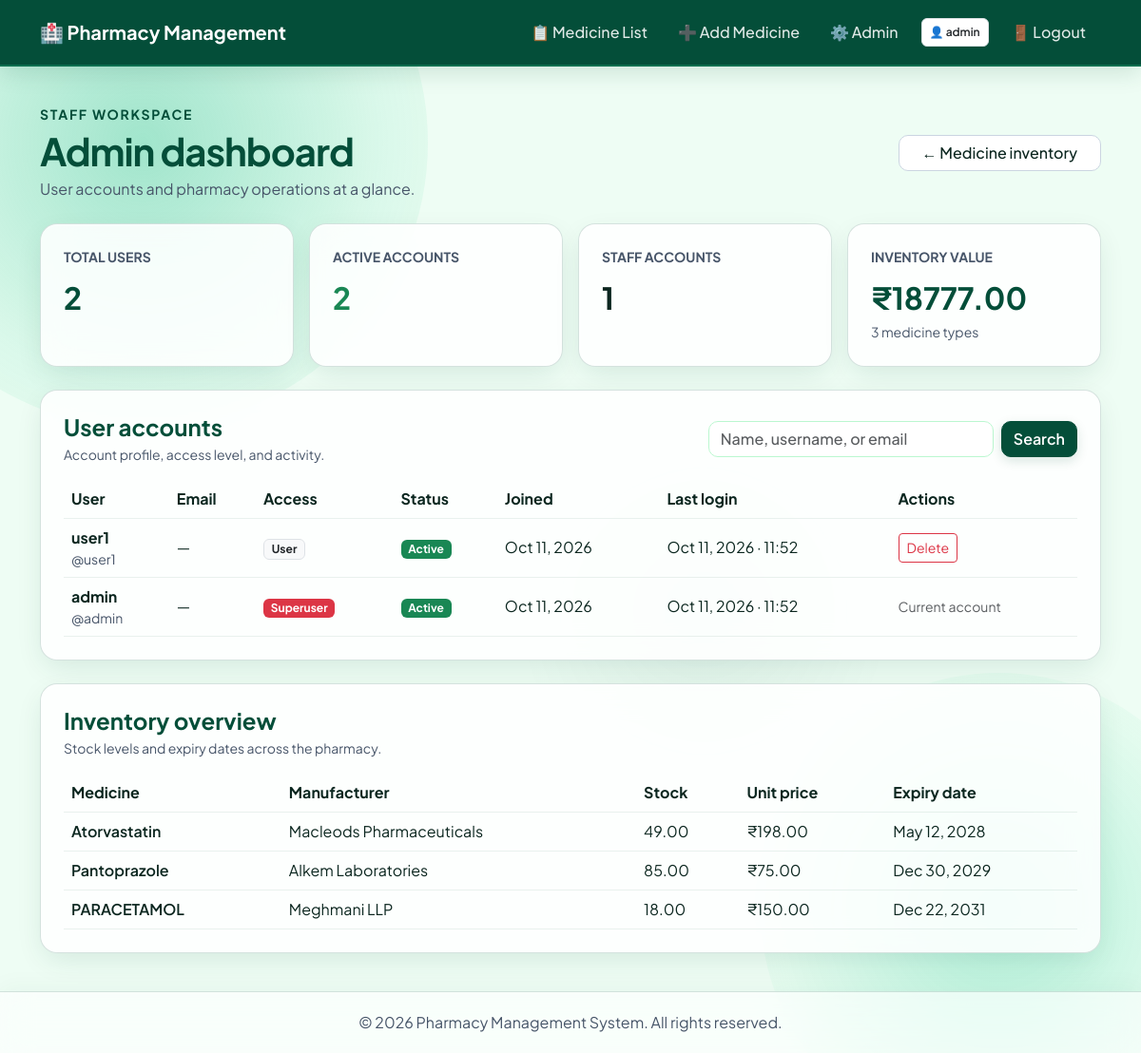
Page /admin-dashboard/ (signed in) on the committed database.
### Pharmacy/models.py (models this page shows, shortened)
class Pharmacy(models.Model):
    medicine_name = models.CharField(
        max_length=100,
        help_text="Name of the medicine"
    )
    manufacturer = models.CharField(
        max_length=100,
        help_text="Name of the medicine manufacturer/company"
    )
    manufacture_date = models.DateField(
        help_text="Date when the medicine was manufactured"
    )
    expiry_date = models.DateField(
        help_text="Date when the medicine expires"
    )
    unit_price = models.DecimalField(
        max_digits=10,
        decimal_places=2,
        help_text="Price of one unit of medicine"
    )
    stock_available = models.DecimalField(
        max_digits=10,
        decimal_places=2,
        help_text="Quantity of medicine available in stock"
    )
    created_at = models.DateTimeField(auto_now_add=True)
    updated_at = models.DateTimeField(auto_now=True)
    class Meta:
        verbose_name_plural = "Pharmacy"
        ordering = ['-created_at']

### Pharmacy/views.py (the view, shortened to what this page needs)
# urls.py: path('admin-dashboard/', views.admin_dashboard, name='admin_dashboard'),
@login_required(login_url='pharmacy:login')
def admin_dashboard(request):
    if not request.user.is_staff:
        raise PermissionDenied
    search_query = request.GET.get('q', '').strip()
    users = User.objects.all().order_by('-date_joined')
    medicines = Pharmacy.objects.all()
    context = {
        'users': users,
        'search_query': search_query,
        'user_count': User.objects.count(),
        'active_user_count': User.objects.filter(is_active=True).count(),
        'staff_user_count': User.objects.filter(is_staff=True).count(),
        'superuser_count': User.objects.filter(is_superuser=True).count(),
        'medicine_count': medicines.count(),
        'inventory_value': sum(
            medicine.unit_price * medicine.stock_available for medicine in medicines
        ),
        'medicines': medicines,
    }
    return render(request, 'pharmacy/admin_dashboard.html', context)

### Pharmacy/templates/pharmacy/admin_dashboard.html (shortened to what this page needs)
{% extends "pharmacy/base.html" %}
{% block content %}
    <div class="d-flex flex-wrap justify-content-between align-items-center gap-3 mb-4">
        <div>
            <p class="text-uppercase small fw-bold mb-1" style="color: var(--med-primary); letter-spacing: .12em;">Staff workspace</p>
            <h1 class="fw-bold mb-1" style="letter-spacing: -1px; color: var(--med-primary);">Admin dashboard</h1>
            <p class="mb-0" style="color: var(--text-muted);">User accounts and pharmacy operations at a glance.</p>
        </div>
        <a class="btn btn-glass-secondary px-4" href="{% url 'pharmacy:medicine_list' %}">← Medicine inventory</a>
    </div>
    <div class="row g-3 mb-4">
        <div class="col-6 col-lg-3">
            <div class="glass-panel p-4 h-100">
                <p class="small text-uppercase fw-bold mb-2" style="color: var(--text-muted);">Total users</p>
                <p class="fs-2 fw-bold mb-0" style="color: var(--med-primary);">{{ user_count }}</p>
            </div>
        </div>
        <div class="col-6 col-lg-3">
            <div class="glass-panel p-4 h-100">
                <p class="small text-uppercase fw-bold mb-2" style="color: var(--text-muted);">Active accounts</p>
                <p class="fs-2 fw-bold mb-0 text-success">{{ active_user_count }}</p>
            </div>
        </div>
        <div class="col-6 col-lg-3">
            <div class="glass-panel p-4 h-100">
                <p class="small text-uppercase fw-bold mb-2" style="color: var(--text-muted);">Staff accounts</p>
                <p class="fs-2 fw-bold mb-0" style="color: var(--text-slate);">{{ staff_user_count }}</p>
            </div>
        </div>
        <div class="col-6 col-lg-3">
            <div class="glass-panel p-4 h-100">
                <p class="small text-uppercase fw-bold mb-2" style="color: var(--text-muted);">Inventory value</p>
                <p class="fs-2 fw-bold mb-0" style="color: var(--med-primary);">₹{{ inventory_value|floatformat:2 }}</p>
                <span class="small" style="color: var(--text-muted);">{{ medicine_count }} medicine types</span>
            </div>
        </div>
    </div>
    <section class="glass-panel p-3 p-md-4 mb-4" aria-labelledby="users-heading">
        <div class="d-flex flex-wrap justify-content-between align-items-center gap-3 mb-3">
            <div>
                <h2 id="users-heading" class="h4 fw-bold mb-1" style="color: var(--med-primary);">User accounts</h2>
                <p class="small mb-0" style="color: var(--text-muted);">Account profile, access level, and activity.</p>
            </div>
            <form method="get" class="d-flex gap-2" role="search">
                <input id="user-search" class="form-control" type="search" name="q" value="{{ search_query }}"
                       placeholder="Name, username, or email" style="min-width: min(300px, 65vw);">
                <button class="btn btn-glass-success" type="submit">Search</button>
            </form>
        </div>
        <div class="table-responsive">
            <table class="table table-hover align-middle mb-0"
                   style="--bs-table-bg: transparent; --bs-table-color: var(--text-slate); --bs-table-border-color: rgba(4, 78, 57, 0.08);">
                <thead>
                    <tr>
                        <th scope="col">User</th>
                        <th scope="col">Email</th>
                        <th scope="col">Access</th>
                        <th scope="col">Status</th>
                        <th scope="col">Joined</th>
                        <th scope="col">Last login</th>
                        <th scope="col">Actions</th>
                    </tr>
                </thead>
                <tbody>
                    {% for account in users %}
                        <tr>
                            <td>
                                <strong>{{ account.get_full_name|default:account.username }}</strong>
                                <div class="small" style="color: var(--text-muted);">@{{ account.username }}</div>
                            </td>
                            <td>{{ account.email|default:"—" }}</td>
                            <td>
                                {% if account.is_superuser %}
                                    <span class="badge text-bg-danger">Superuser</span>
                                {% elif account.is_staff %}
                                    <span class="badge text-bg-primary">Staff</span>
                                {% else %}
                                    <span class="badge text-bg-light border text-dark">User</span>
                                {% endif %}
                            </td>
                            <td>
                                {% if account.is_active %}
                                    <span class="badge text-bg-success">Active</span>
                                {% else %}
                                    <span class="badge text-bg-secondary">Inactive</span>
                                {% endif %}
                            </td>
                            <td>{{ account.date_joined|date:"M d, Y" }}</td>
                            <td>{{ account.last_login|date:"M d, Y · H:i"|default:"Never" }}</td>
                            <td>
                                {% if account.pk != user.pk and not account.is_superuser or account.pk != user.pk and superuser_count > 1 %}
                                    <form method="post" action="{% url 'pharmacy:user_delete' account.pk %}"
                                          onsubmit="return confirm('Delete the account for {{ account.username|escapejs }}? This cannot be undone.');">
                                        <button class="btn btn-sm btn-outline-danger" type="submit">Delete</button>
                                    </form>
                                {% elif account.pk == user.pk %}
                                    <span class="small text-muted">Current account</span>
                                {% else %}
                                    <span class="small text-muted">Last superuser</span>
                                {% endif %}
                            </td>
                        </tr>
                    {% empty %}
                        <tr>
                            <td colspan="7" class="text-center py-5" style="color: var(--text-muted);">
                                {% if search_query %}No accounts match “{{ search_query }}”.{% else %}No user accounts found.{% endif %}
                            </td>
                        </tr>
                    {% endfor %}
                </tbody>
            </table>
        </div>
    </section>
    <section class="glass-panel p-3 p-md-4" aria-labelledby="inventory-heading">
        <div class="mb-3">
            <h2 id="inventory-heading" class="h4 fw-bold mb-1" style="color: var(--med-primary);">Inventory overview</h2>
            <p class="small mb-0" style="color: var(--text-muted);">Stock levels and expiry dates across the pharmacy.</p>
        </div>
        <div class="table-responsive">
            <table class="table table-hover align-middle mb-0"
                   style="--bs-table-bg: transparent; --bs-table-color: var(--text-slate); --bs-table-border-color: rgba(4, 78, 57, 0.08);">
                <thead>
                    <tr>
                        <th scope="col">Medicine</th>
                        <th scope="col">Manufacturer</th>
                        <th scope="col">Stock</th>
                        <th scope="col">Unit price</th>
                        <th scope="col">Expiry date</th>
                    </tr>
                </thead>
                <tbody>
                    {% for medicine in medicines %}
                        <tr>
                            <td class="fw-semibold">{{ medicine.medicine_name }}</td>
                            <td>{{ medicine.manufacturer }}</td>
                            <td>{{ medicine.stock_available }}</td>
                            <td>₹{{ medicine.unit_price|floatformat:2 }}</td>
                            <td>{{ medicine.expiry_date|date:"M d, Y" }}</td>
                        </tr>
                    {% empty %}
                        <tr>
                            <td colspan="5" class="text-center py-4" style="color: var(--text-muted);">No medicines have been added yet.</td>
                        </tr>
                    {% endfor %}
                </tbody>
            </table>
        </div>
    </section>
{% endblock %}

### Pharmacy/templates/pharmacy/base.html (shortened to what this page needs)
{% load static %}
<!DOCTYPE html>
<html lang="en">
<head>
    <link href="https://cdn.jsdelivr.net/npm/bootstrap@5.3.0/dist/css/bootstrap.min.css" rel="stylesheet">
</head>
<body>
    <nav class="navbar navbar-expand-lg navbar-dark navbar-glass">
        <div class="container-fluid container">
            <a class="navbar-brand" href="{% url 'pharmacy:medicine_list' %}">🏥 Pharmacy Management</a>
            <div class="collapse navbar-collapse" id="navbarNav">
                <ul class="navbar-nav ms-auto align-items-center">
                    {% if user.is_authenticated %}
                        <li class="nav-item"><a class="nav-link" href="{% url 'pharmacy:medicine_list' %}">📋 Medicine List</a></li>
                        <li class="nav-item"><a class="nav-link" href="{% url 'pharmacy:medicine_add' %}">➕ Add Medicine</a></li>
                        {% if user.is_staff %}
                            <li class="nav-item"><a class="nav-link" href="{% url 'pharmacy:admin_dashboard' %}">⚙️ Admin</a></li>
                        {% endif %}
                        <li class="nav-item px-2">
                            <span class="badge bg-white text-dark border p-2 fw-semibold">👤 {{ user.username }}</span>
                        </li>
                        <li class="nav-item"><a class="nav-link text-danger" href="{% url 'pharmacy:logout' %}">🚪 Logout</a></li>
                    {% else %}
                        <li class="nav-item"><a class="nav-link" href="{% url 'pharmacy:register' %}">📝 Register</a></li>
                        <li class="nav-item"><a class="nav-link" href="{% url 'pharmacy:login' %}">🔐 Login</a></li>
                    {% endif %}
                </ul>
            </div>
        </div>
    </nav>
    <main class="container">
        {% block content %}{% endblock %}
    </main>
    <footer>
        <p class="mb-0">&copy; 2026 Pharmacy Management System. All rights reserved.</p>
    </footer>
</body>
</html>

### Pharmacy/templates/pharmacy/base.html (style rules this page uses)
:root { --bg-base: #eefdf4; --med-primary: #044e39; --med-accent: #00cc88; --text-slate: #0b261f; --text-muted: #475569; --glass-sheet: rgba(255, 255, 255, 0.88); --glass-sheet-hover: rgba(255, 255, 255, 0.96); --glass-border: rgba(4, 78, 57, 0.16); --glass-shadow: rgba(4, 78, 57, 0.12); }
body { font-family: 'Plus Jakarta Sans', sans-serif; background-color: var(--bg-base); color: var(--text-slate); min-height: 100vh; display: flex; flex-direction: column; position: relative; z-index: 1; overflow-x: hidden; }
body::before { content: ''; position: fixed; width: 600px; height: 600px; top: -150px; left: -150px; background: radial-gradient(circle, rgba(16, 185, 129, 0.35) 0%, rgba(52, 211, 153, 0.1) 60%, rgba(0,0,0,0) 100%); border-radius: 50%; z-index: -2; }
body::after { content: ''; position: fixed; width: 500px; height: 500px; bottom: -100px; right: -100px; background: radial-gradient(circle, rgba(0, 204, 136, 0.25) 0%, rgba(167, 243, 208, 0.15) 65%, rgba(0,0,0,0) 100%); border-radius: 50%; z-index: -2; }
main { flex: 1; padding: 40px 20px; z-index: 2; }
.glass-panel { background: var(--glass-sheet); backdrop-filter: blur(16px) saturate(120%); -webkit-backdrop-filter: blur(16px) saturate(120%); border: 1px solid var(--glass-border); border-radius: 18px; box-shadow: 0 10px 30px -5px var(--glass-shadow), inset 0 1px 2px 0 rgba(255, 255, 255, 0.6); transition: transform 0.25s cubic-bezier(0.2, 0.8, 0.2, 1), background-color 0.25s ease, box-shadow 0.25s ease; }
.form-control, .form-select { background: #ffffff !important; border: 1px solid #bbf7d0 !important; color: var(--text-slate) !important; border-radius: 10px !important; font-weight: 500; transition: all 0.2s ease !important; }
.navbar-glass { background: var(--med-primary) !important; border-bottom: 2px solid rgba(16, 185, 129, 0.3); padding: 14px 0; box-shadow: 0 6px 25px rgba(4, 78, 57, 0.15); }
.navbar-brand { font-weight: 700; color: #ffffff !important; }
.nav-link { color: rgba(255, 255, 255, 0.88) !important; font-weight: 500; border-radius: 8px; padding: 8px 16px !important; transition: all 0.2s ease; }
.btn-glass-success { background: var(--med-primary); border: 1px solid var(--med-primary); color: #ffffff; border-radius: 10px; font-weight: 600; transition: all 0.2s ease; box-shadow: 0 4px 12px rgba(4, 78, 57, 0.15); }
.btn-glass-secondary { background: #ffffff; border: 1px solid #cbd5e1; color: var(--text-slate); border-radius: 10px; font-weight: 500; transition: all 0.2s ease; }
footer { background: rgba(255, 255, 255, 0.65); backdrop-filter: blur(16px) saturate(120%); -webkit-backdrop-filter: blur(16px) saturate(120%); border-top: 1px solid var(--glass-border); padding: 20px; text-align: center; color: var(--text-muted); margin-top: auto; box-shadow: 0 -5px 25px rgba(4, 78, 57, 0.04); z-index: 2; }

### rows in the picture
Pharmacy: medicine_name "Atorvastatin", manufacturer "Macleods Pharmaceuticals", stock_available "49.00", unit_price "198.00", expiry_date "May 12, 2028"
Pharmacy: medicine_name "Pantoprazole", manufacturer "Alkem Laboratories", stock_available "85.00", unit_price "75.00", expiry_date "Dec 30, 2029"
Pharmacy: medicine_name "PARACETAMOL", manufacturer "Meghmani LLP", stock_available "18.00", unit_price "150.00", expiry_date "Dec 22, 2031"

### other values in the picture
{{ user.username }} "admin"
{{ user_count }} "2"
{{ active_user_count }} "2"
{{ staff_user_count }} "1"
{{ inventory_value|floatformat:2 }} "18777.00"
{{ medicine_count }} "3"
{{ account.get_full_name|default:account.username }} "user1"
{{ account.username }} "user1"
{{ account.email|default:"—" }} "—"
{{ account.date_joined|date:"M d, Y" }} "Oct 11, 2026"
{{ account.last_login|date:"M d, Y · H:i"|default:"Never" }} "Oct 11, 2026 · 11:52"
{{ account.get_full_name|default:account.username }} "admin"
{{ account.username }} "admin"
